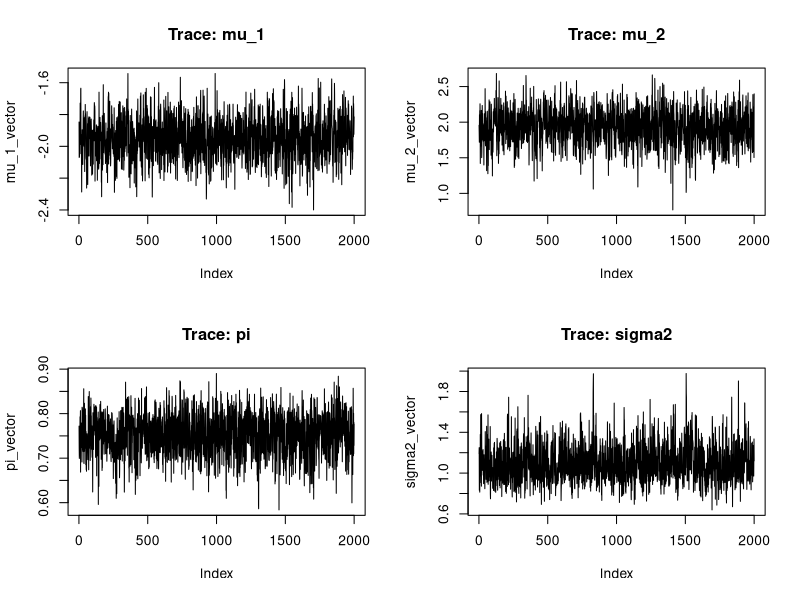
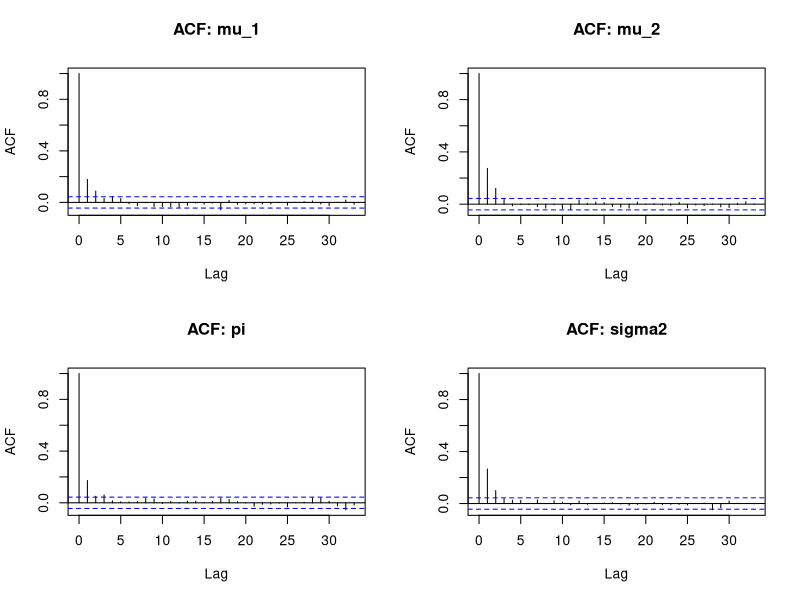
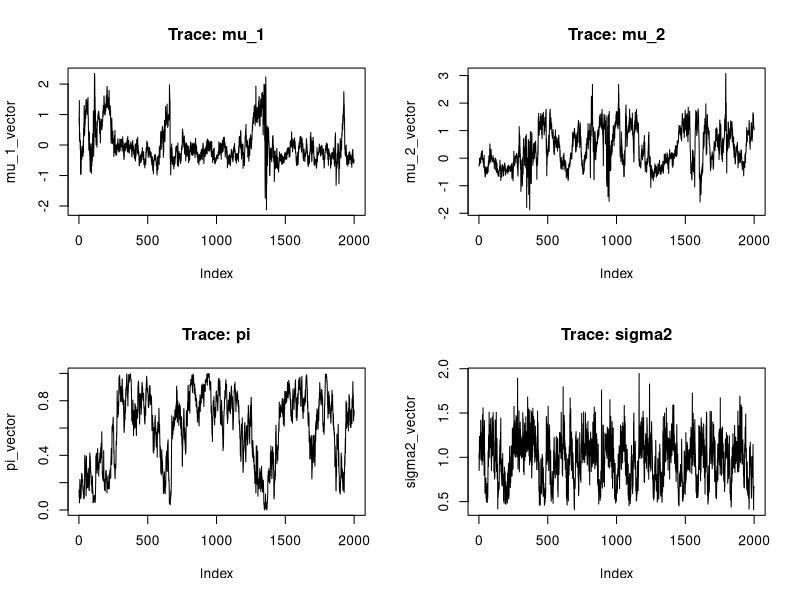
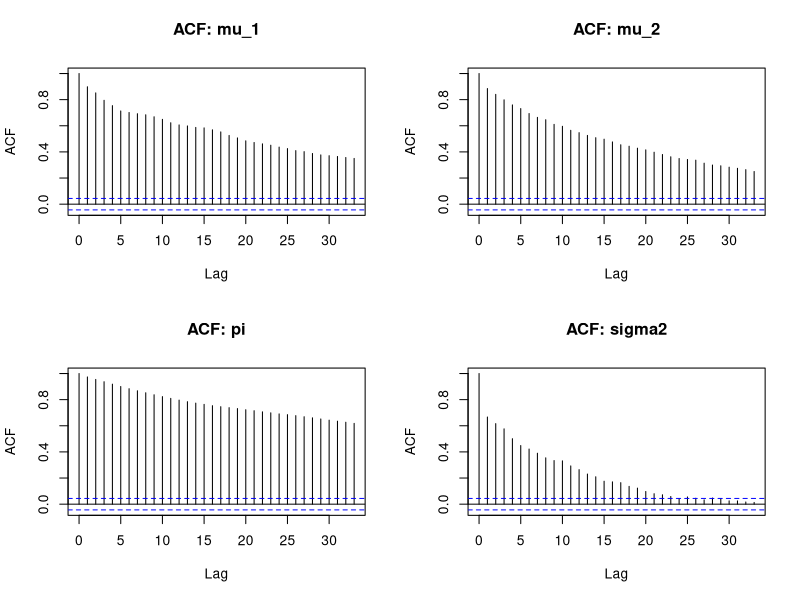

The R source for these figures, in order:
## ---- chunk 1
iterate_parameters <- function(data, previous, hyperparams) {
    next_parameters <- list()
    n <- length(data)
    
    m_0     <- hyperparams$m_0
    s2_0    <- hyperparams$s2_0
    a       <- hyperparams$a
    b       <- hyperparams$b
    alpha_0 <- hyperparams$alpha_0
    beta_0  <- hyperparams$beta_0
    
    mu_1    <- previous$mu_1
    mu_2    <- previous$mu_2
    pi      <- previous$pi
    sigma2  <- previous$sigma2
    zs      <- previous$zs
    
    #Latent group allocation for each data point separately
    z_i <- numeric(n)
    for (i in 1:n) {
      y_i <- data[i]
      #conditional likelihood for the generated data; probability that Z_i equals 1.
      p_1 <- dnorm(y_i, mu_1, sqrt(sigma2))*pi/
        (pi*dnorm(y_i, mu_1, sqrt(sigma2))+(1-pi)*dnorm(y_i, mu_2, sqrt(sigma2)))
      #randomize latent group allocation
      if (runif(1, 0, 1) < p_1) {
        z_i[i] <- 1
      } else {
        z_i[i] <- 2
      }
    }
    #save result
    zs <- z_i
    next_parameters$zs <- zs
    
    #split observations into groups by allocation parameter
    is_group_1   <- sapply(zs, function(x) x == 1) #vector which tells if a datum is in group 1
    is_group_2   <- !is_group_1
    group_1_data <- data[which(is_group_1)]
    group_2_data <- data[which(is_group_2)]
    
    #count observations in each group, and take their sums
    N_1 <- length(group_1_data)
    N_2 <- length(group_2_data)
    y_sum_1 <- sum(group_1_data)
    y_sum_2 <- sum(group_2_data)
    
    #sample from the conditional likelihood of group allocation parameter pi
    pi <- rbeta(1, a + N_1, b + n - N_1)
    next_parameters$pi <- pi
    
    #sample mu_1 from conditional distribution
    mu_1 <- rnorm(1, 
                  mean = (m_0 + y_sum_1)/(sigma2 + s2_0*N_1),
                  sd = sqrt((s2_0*sigma2)/(sigma2 + s2_0*N_1))
    )
    next_parameters$mu_1 <- mu_1
    
    #sample mu_2 from it's conditional distribution
    mu_2 <- rnorm(1, 
                  mean = (m_0 + y_sum_2)/(sigma2 + s2_0*N_2),
                  sd = sqrt((s2_0*sigma2)/(sigma2 + s2_0*N_2))
    )
    next_parameters$mu_2 <- mu_2
    
    #calculate parameters for the conditional of sigma^2
    #this needs cleanup later
    alpha_k <- alpha_0 + n/2
    #beta_k_1 = beta_0 + 1/2 * sum((data-mu_1)^2)
    #beta_k_2 = beta_0 + 1/2 * sum((data-mu_2)^2)
    #sample from the conditional distribution 
    #sigma2 = pi * 1/rgamma(1, alpha_k, beta_k_1) + (1-pi) * 1/rgamma(1, alpha_k, beta_k_2)
    mus <- is_group_1*mu_1 + is_group_2*mu_2
    beta_k <- beta_0 + 1/2 * sum((data-mus)^2)
    
    sigma2 <- 1/rgamma(1, alpha_k, beta_k)
    next_parameters$sigma2 <- sigma2
    
    next_parameters
}

gibbs_sampler <- function(data, samples_count, burn, hyperparams, initialisation = NA) {
  n <- length(data)
  parameters <- vector(mode="list", length=samples_count)
  
  m_0     <- hyperparams$m_0
  s2_0    <- hyperparams$s2_0
  a       <- hyperparams$a
  b       <- hyperparams$b
  alpha_0 <- hyperparams$alpha_0
  beta_0  <- hyperparams$beta_0
  
  #Initialise prior values from distribution
  if (!any(is.na(initialisation))){
      parameters[[1]] <- initialisation
  }
  else {
      parameters[[1]] <- list(
      mu_1    = rnorm(1, m_0, sqrt(s2_0)),
      mu_2    = rnorm(1, m_0, sqrt(s2_0)),
      pi      = rbeta(1, a, b),
      sigma2  = 1/rgamma(1, alpha_0, beta_0)
    )

  }
  parameters[[1]]$zs = rbinom(n, 1, 1-parameters[[1]]$pi) + 1
  #Burn just replaces the first value repeatedly, thus discarding the previous value
  for (t in 1:burn) {
    previous <- parameters[[1]]
    parameters[[1]] <- iterate_parameters(data, previous, hyperparams)
  }
  #generate samples
  for (t in 2:samples_count) {
    previous <- parameters[[t-1]]
    parameters[[t]] <- iterate_parameters(data, previous, hyperparams)
  }
  parameters
}
## ---- chunk 2
#generate a dataset

n <- 100
allocation <- rbinom(n, size = 1, prob = 0.7)
separate_data <- allocation*rnorm(n, -2, 1) + (1 - allocation)*rnorm(n, 2, 1)

## ---- chunk 3

hyperparams = list(
  m_0 = 0,
  s2_0 = 1,
  a = 1,
  b = 1,
  alpha_0 = 1,
  beta_0 = 1
)
initilasation <- list(
      mu_1    = 1,
      mu_2    = 1,
      pi      = 0.5,
      sigma2  = 1
    )

separate_gibbs = gibbs_sampler(separate_data, 2000, 2000, hyperparams, initialisation = initilasation)

mu_1_vector <- sapply(separate_gibbs, function (x) x$mu_1)
mu_2_vector <- sapply(separate_gibbs, function (x) x$mu_2)
pi_vector <- sapply(separate_gibbs, function (x) x$pi)
sigma2_vector <- sapply(separate_gibbs, function (x) x$sigma2)

## ---- chunk 4

#png(file="./figures/task2_partB_setting1_trace.png")

par(mfrow=c(2,2))

plot(mu_1_vector, type = "l", main = "Trace: mu_1")
plot(mu_2_vector, type = "l", main = "Trace: mu_2")

plot(pi_vector, type = "l", main = "Trace: pi")
plot(sigma2_vector, type = "l", main = "Trace: sigma2")


#dev.off()

## ---- chunk 5

png(file="./figures/task2_partB_setting1_acf.png")

par(mfrow=c(2,2))

acf(mu_1_vector, main = "ACF: mu_1")
acf(mu_2_vector, main = "ACF: mu_2")
acf(pi_vector, main = "ACF: pi")
acf(sigma2_vector, main = "ACF: sigma2")

dev.off()

## ---- chunk 6
#generate a dataset

n <- 100
allocation <- rbinom(n, size = 1, prob = 0.7)
separate_data <- allocation*rnorm(n, -0.5, 1) + (1 - allocation)*rnorm(n, 0.5, 1)

## ---- chunk 7

hyperparams = list(
  m_0 = 0,
  s2_0 = 1,
  a = 1,
  b = 1,
  alpha_0 = 1,
  beta_0 = 1
)
initilasation <- list(
      mu_1    = 1,
      mu_2    = 1,
      pi      = 0.5,
      sigma2  = 1
    )

separate_gibbs = gibbs_sampler(separate_data, 2000, 2000, hyperparams, initialisation = initilasation)

mu_1_vector <- sapply(separate_gibbs, function (x) x$mu_1)
mu_2_vector <- sapply(separate_gibbs, function (x) x$mu_2)
pi_vector <- sapply(separate_gibbs, function (x) x$pi)
sigma2_vector <- sapply(separate_gibbs, function (x) x$sigma2)

## ---- chunk 8

png(file="./figures/task2_partB_setting2_trace.png")

par(mfrow=c(2,2))

plot(mu_1_vector, type = "l", main = "Trace: mu_1")
plot(mu_2_vector, type = "l", main = "Trace: mu_2")

plot(pi_vector, type = "l", main = "Trace: pi")
plot(sigma2_vector, type = "l", main = "Trace: sigma2")

dev.off()

## ---- chunk 9

png(file="./figures/task2_partB_setting2_acf.png")

par(mfrow=c(2,2))

acf(mu_1_vector, main = "ACF: mu_1")
acf(mu_2_vector, main = "ACF: mu_2")
acf(pi_vector, main = "ACF: pi")
acf(sigma2_vector, main = "ACF: sigma2")

dev.off()

## ---- chunk 10
hyperparams = list(
  m_0 = 0,
  s2_0 = 1,
  a = 1,
  b = 1,
  alpha_0 = 1,
  beta_0 = 1
)

mean <- mean(faithful$eruptions)
std <- sd(faithful$eruptions)
preprocessed_data <- (faithful$eruptions - mean)/ std

## ---- chunk 11
gibbs_sampler(preprocessed_data, 100, 100, hyperparams)
## ---- chunk 12
